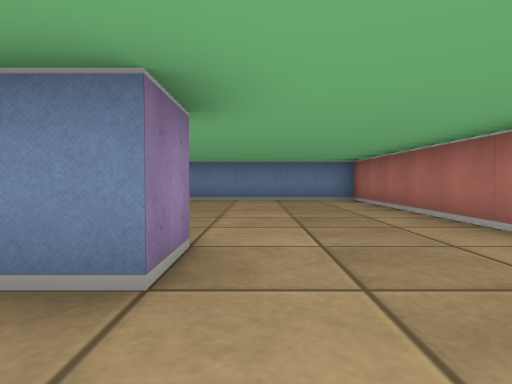
View 1 (above)

12 first-person views from a walk through a cub3D ray-caster map. The camera is about half as high as the walls, tilts 2° down and sees 75° across. The floor is counted in squares. Each view is taken from the middle of a square. On the plan, view 1 faces up. The plan holds only what a view shows up to about 9 squares ahead; the rest is blank. The place goes on beyond the plan.

View 2
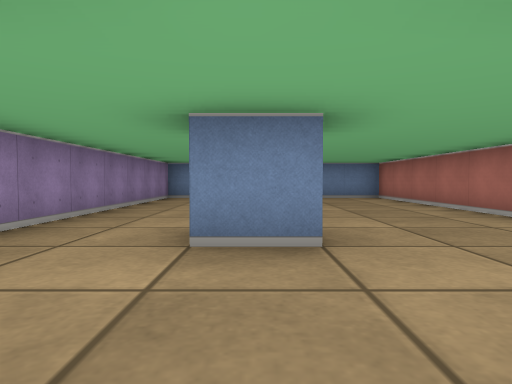

View 3
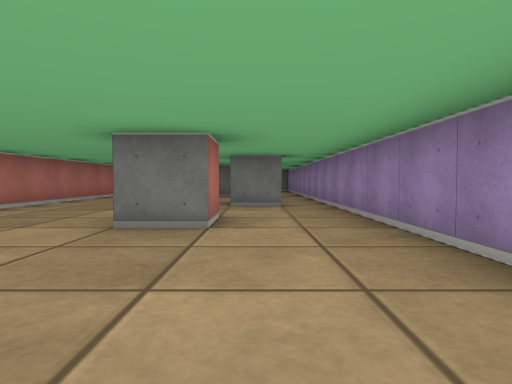

View 4
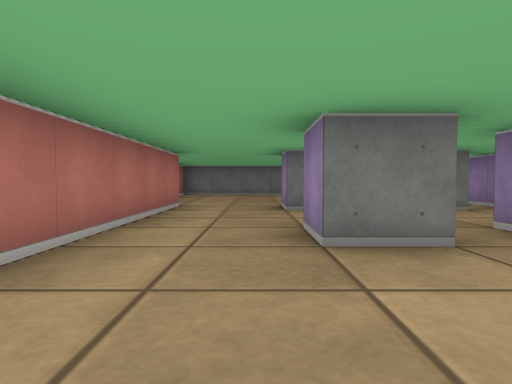

View 5
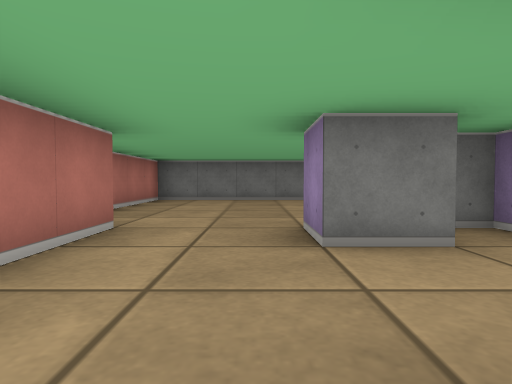

View 6
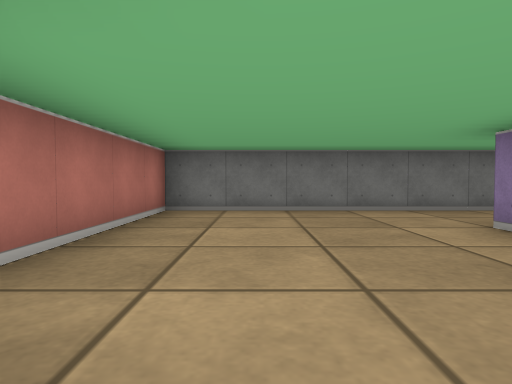

View 7
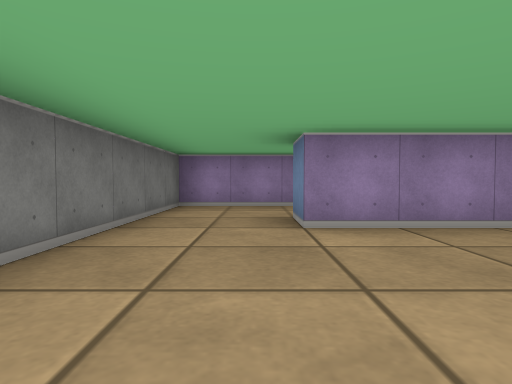

View 8
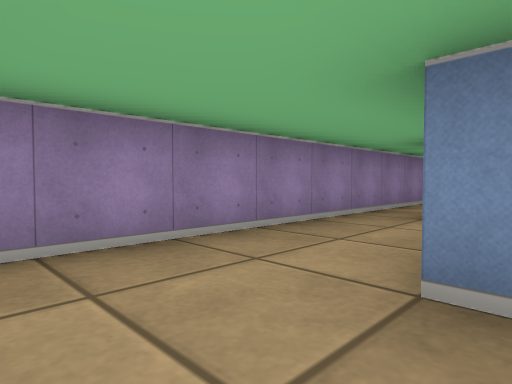

View 9
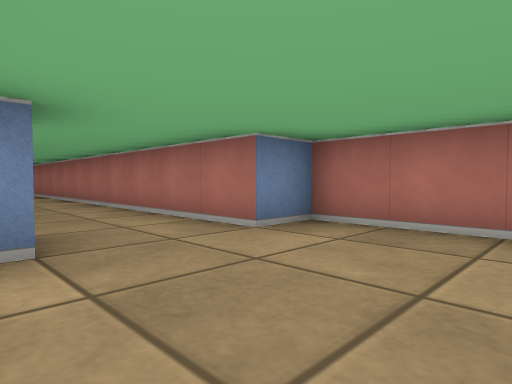

View 10
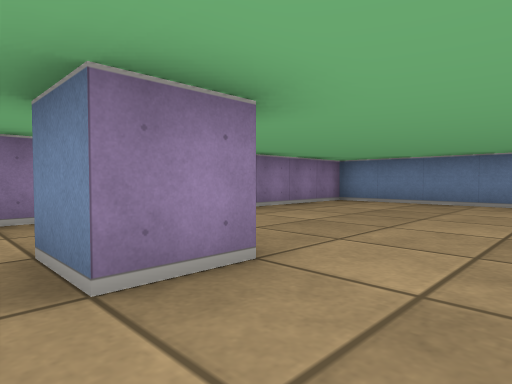

View 11
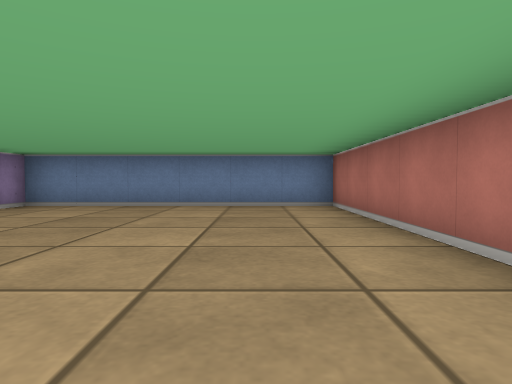

View 12
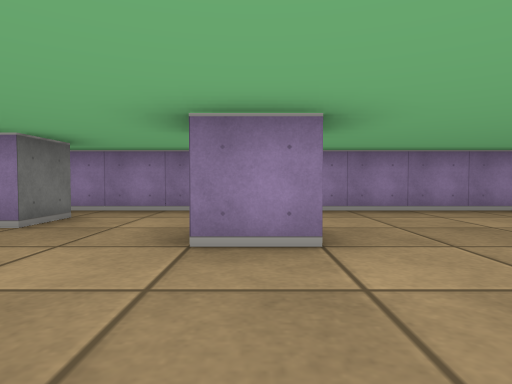

### Floor plan
Points are (right, up) in squares from view 1. A wall is a line through its corners. A room is listed if a view was taken in it or the views show most of it. See-through windows are left out.
Room 1 (views 1, 2, 3, 4, 5, 10, 11, 12)
walls: (-0.5, 1.5) (-1.5, 1.5) (-1.5, 2.5) (-0.5, 2.5) (-0.5, 1.5); (-0.6, -0.5) (0.5, -0.5) (0.5, -1.5); (-2.5, -0.5) (-1.5, -0.5) (-1.5, -1.5); (-0.6, -3.5) (0.5, -3.5); (2.5, -3.5) (2.5, 8.5) (-3.5, 8.5) (-3.5, -5.5); (-1.6, -4.5) (-1, -4.5)
ways out: opening at (1.5, -4) to room 2; opening at (-3, -5) to room 3
Room 2 (views 6, 7, 8, 9)
walls: (-0.5, -5.2) (-0.5, -7.5) (-1.5, -7.5); (-1.5, -9.5) (3.5, -9.5) (3.5, -4.5) (2.5, -4.5) (2.5, -3.5); (0.5, -3.5) (0.5, -4.5)
ways out: opening at (1.5, -4) to room 1; opening at (-1, -8.5) to room 3
Room 3 (no view inside)
walls: (-3.5, -5.5) (-3.5, -9.5) (-1.5, -9.5)
ways out: opening at (-3, -5) to room 1; opening at (-1, -8.5) to room 2

Positions as (right, up) in squares from view 1, and headings:
1: (0, 0), facing up
2: (-1, -1), facing up
3: (-2, 6), facing down
4: (1, 2), facing down
5: (1, -1), facing down
6: (2, -4), facing down
7: (3, -8), facing left
8: (-1, -9), facing up-left
9: (0, -7), facing up-right
10: (1, 1), facing up-left
11: (1, 2), facing up
12: (2, 2), facing left
